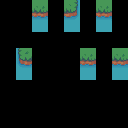

Below is a game level as drawn by its tile map, then a one-line description and the .tmx file that defines it, in full:
An orthogonal 8x8 tile map with 16x16 px tiles, 3 tile layers (regions, input_Ground, output_Ground).

<map version="1.9" tiledversion="1.9.2" orientation="orthogonal" renderorder="right-down" width="8" height="8" tilewidth="16" tileheight="16" infinite="0" nextlayerid="8" nextobjectid="1">
 <tileset firstgid="1" source="../Tileset/Camping.tsx" />
 <layer id="3" name="regions" width="8" height="8">
  <data encoding="csv">
0,0,238,0,238,0,238,0,
0,0,238,0,238,0,238,0,
0,0,0,0,0,0,0,0,
0,238,0,0,0,238,0,238,
0,238,0,0,0,238,0,238,
0,0,0,0,0,0,0,0,
0,0,0,0,0,0,0,0,
0,0,0,0,0,0,0,0
</data>
 </layer>
 <layer id="1" name="input_Ground" width="8" height="8">
  <data encoding="csv">
0,0,38,0,100,0,39,0,
0,0,0,0,0,0,0,0,
0,0,0,0,0,0,0,0,
0,97,0,0,0,98,0,99,
0,0,0,0,0,0,0,0,
0,0,0,0,0,0,0,0,
0,0,0,0,0,0,0,0,
0,0,0,0,0,0,0,0
</data>
 </layer>
 <layer id="2" name="output_Ground" width="8" height="8">
  <data encoding="csv">
0,0,0,0,0,0,0,0,
0,0,70,0,132,0,71,0,
0,0,0,0,0,0,0,0,
0,0,0,0,0,0,0,0,
0,129,0,0,0,130,0,131,
0,0,0,0,0,0,0,0,
0,0,0,0,0,0,0,0,
0,0,0,0,0,0,0,0
</data>
 </layer>
</map>
